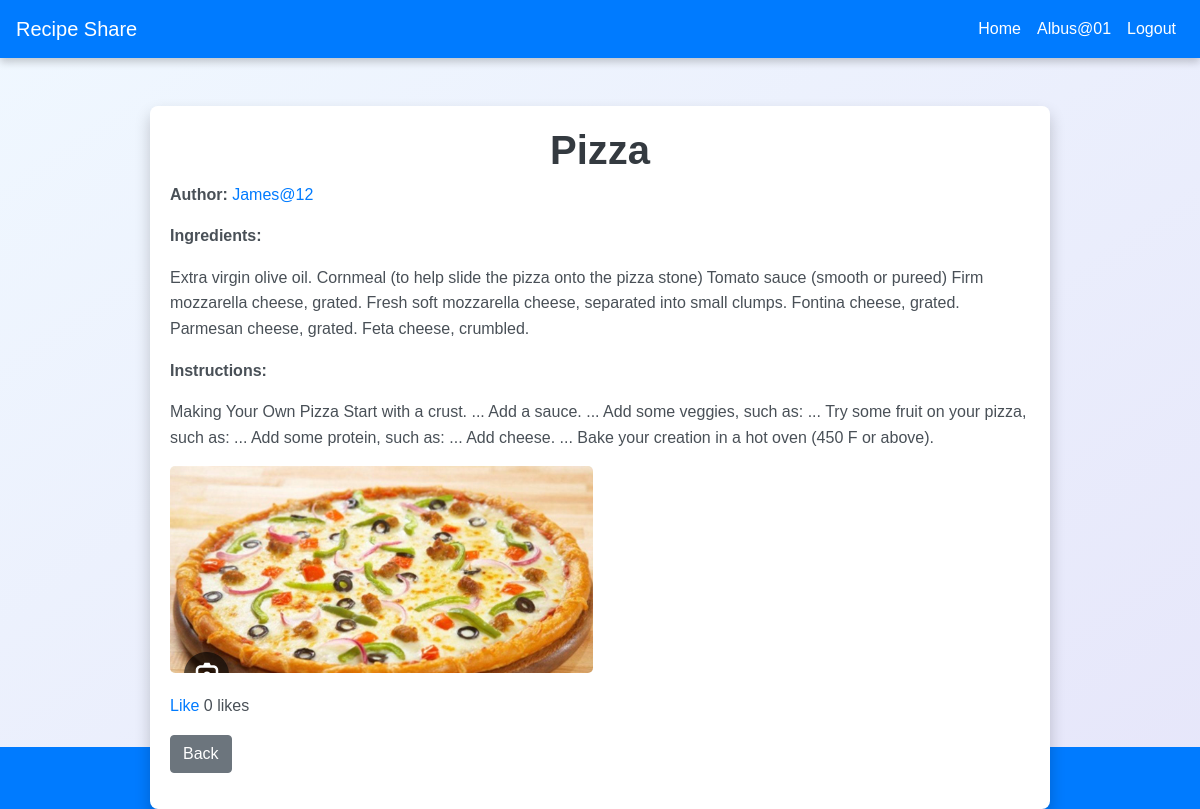
Screenshot of /recipe/2/ (signed in) with the database file from the repository.
### app/models.py (models this page shows, shortened)
class Recipe(models.Model):
    title = models.CharField(max_length=100)
    ingredients = models.TextField()
    instructions = models.TextField()
    image = models.ImageField(upload_to='images/')
    author = models.ForeignKey(User, on_delete=models.CASCADE)
    created_at = models.DateTimeField(auto_now_add=True)
    likes = models.ManyToManyField(User, related_name='recipe_likes', blank=True)
    def total_likes(self):
        return self.likes.count()

### app/views.py (the view)
# urls.py: path('recipe/<int:recipe_id>/', views.view_recipe, name='view_recipe'),
def view_recipe(request, recipe_id):
    recipe = get_object_or_404(Recipe, id=recipe_id)
    return render(request, 'app/view_recipe.html', {'recipe': recipe})

### app/templates/app/view_recipe.html (shortened to what this page needs)
{% extends 'app/base.html' %}
{% block content %}
    <div class="recipe-detail">
        <h1>{{ recipe.title }}</h1>
        <p><strong>Author:</strong> <a href="{% url 'view_user' recipe.author.id %}">{{ recipe.author }}</a></p>
        <p><strong>Ingredients:</strong></p>
        <p>{{ recipe.ingredients }}</p>
        <p><strong>Instructions:</strong></p>
        <p>{{ recipe.instructions }}</p>
        {% if recipe.image %}
            <img src="{{ recipe.image.url }}" alt="{{ recipe.title }}">
        {% else %}
            <p>No image available</p>
        {% endif %}
        <p>
            <a href="{% url 'like_recipe' recipe.id %}">{% if user in recipe.likes.all %}Unlike{% else %}Like{% endif %}</a>
            {{ recipe.total_likes }} likes
        </p>
        <p>
            <a href="javascript:history.back()" class="btn btn-secondary">Back</a>
        </p>
    </div>
{% endblock %}

### app/templates/app/base.html (shortened to what this page needs)
<!DOCTYPE html>
<html lang="en">
<head>
    {% load static %}
    <link rel="stylesheet" href="https://maxcdn.bootstrapcdn.com/bootstrap/4.5.2/css/bootstrap.min.css">
    <link rel="stylesheet" href="{% static 'css/styles.css' %}">
</head>
<body>
    <nav class="navbar navbar-expand-lg">
        <a class="navbar-brand" href="{% url 'index' %}">Recipe Share</a>
        <div class="collapse navbar-collapse" id="navbarNav">
            <ul class="navbar-nav ml-auto">
                <li class="nav-item">
                    <a class="nav-link" href="{% url 'index' %}">Home</a>
                </li>
                {% if user.is_authenticated %}
                    <li class="nav-item">
                        <a class="nav-link" href="{% url 'view_user' user.id %}">{{ user.username }}</a>
                    </li>
                    <li class="nav-item">
                        <a class="nav-link" href="{% url 'logout' %}">Logout</a>
                    </li>
                {% endif %}
            </ul>
        </div>
    </nav>
    <div class="container mt-5">
        {% block content %}
        {% endblock %}
    </div>
    <footer>
        <p>&copy; 2024 Recipe Share. All rights reserved.</p>
    </footer>
</body>
</html>

### app/static/css/styles.css (style rules this page uses)
body { font-family: 'Arial', sans-serif; background: linear-gradient(to bottom right, #f0f8ff, #e6e6fa); margin: 0; padding: 0; }
.navbar { margin-bottom: 20px; background-color: #007bff !important; box-shadow: 0 4px 8px rgba(0, 0, 0, 0.2); }
.navbar-brand, .nav-link { color: #ffffff !important; }
.container { max-width: 900px; margin: 0 auto; padding: 20px; background-color: #ffffff; border-radius: 8px; box-shadow: 0 8px 16px rgba(0, 0, 0, 0.2); position: relative; z-index: 1; }
h1, h2 { color: #343a40; font-weight: bold; text-align: center; }
p, ul { color: #495057; line-height: 1.6; }
.btn-secondary { background-color: #6c757d; border-color: #6c757d; transition: background-color 0.3s, border-color 0.3s; }
a { color: #007bff; text-decoration: none; transition: color 0.3s; }
img { max-width: 100%; height: auto; border-radius: 5px; margin-bottom: 20px; }
footer { background-color: #007bff; color: #ffffff; padding: 10px 0; text-align: center; position: fixed; width: 100%; bottom: 0; left: 0; border-top: none; box-shadow: none; }

### rows the page displays
Recipe: title "Pizza", author "James@12", ingredients "Extra virgin olive oil. Cornmeal (to help slide the pizza onto the pizza stone) Tomato sauce (smooth or pureed) Firm mozzarella cheese, grated. Fresh soft mozzarella cheese, separated into small clumps. Fontina cheese, grated. Parmesan cheese, grated. Feta cheese, crumbled.", instructions "Making Your Own Pizza Start with a crust. ... Add a sauce. ... Add some veggies, such as: ... Try some fruit on your pizza, such as: ... Add some protein, such as: ... Add cheese. ... Bake your creation in a hot oven (450 F or above).", image (picture), total_likes "0"

### other values shown
{{ user.username }} "Albus@01"
